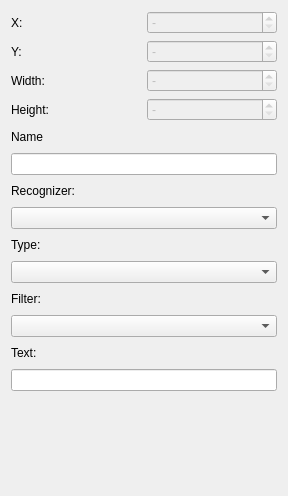
<ui version="4.0" >
 <class>Form</class>
 <widget class="QWidget" name="Form" >
  <property name="geometry" >
   <rect>
    <x>0</x>
    <y>0</y>
    <width>288</width>
    <height>496</height>
   </rect>
  </property>
  <property name="windowTitle" >
   <string>Form</string>
  </property>
  <layout class="QVBoxLayout" name="verticalLayout" >
   <item>
    <layout class="QGridLayout" >
     <item row="0" column="0" >
      <widget class="QLabel" name="label" >
       <property name="text" >
        <string>X:</string>
       </property>
      </widget>
     </item>
     <item row="0" column="1" >
      <widget class="QDoubleSpinBox" name="uiX" >
       <property name="enabled" >
        <bool>false</bool>
       </property>
       <property name="specialValueText" >
        <string>-</string>
       </property>
       <property name="minimum" >
        <double>-1.000000000000000</double>
       </property>
       <property name="maximum" >
        <double>9999.000000000000000</double>
       </property>
       <property name="value" >
        <double>-1.000000000000000</double>
       </property>
      </widget>
     </item>
     <item row="1" column="0" >
      <widget class="QLabel" name="label_2" >
       <property name="text" >
        <string>Y:</string>
       </property>
      </widget>
     </item>
     <item row="1" column="1" >
      <widget class="QDoubleSpinBox" name="uiY" >
       <property name="enabled" >
        <bool>false</bool>
       </property>
       <property name="specialValueText" >
        <string>-</string>
       </property>
       <property name="minimum" >
        <double>-1.000000000000000</double>
       </property>
       <property name="maximum" >
        <double>99999.000000000000000</double>
       </property>
       <property name="value" >
        <double>-1.000000000000000</double>
       </property>
      </widget>
     </item>
     <item row="2" column="0" >
      <widget class="QLabel" name="label_3" >
       <property name="text" >
        <string>Width:</string>
       </property>
      </widget>
     </item>
     <item row="2" column="1" >
      <widget class="QDoubleSpinBox" name="uiWidth" >
       <property name="enabled" >
        <bool>false</bool>
       </property>
       <property name="specialValueText" >
        <string>-</string>
       </property>
       <property name="minimum" >
        <double>-1.000000000000000</double>
       </property>
       <property name="maximum" >
        <double>99999.000000000000000</double>
       </property>
       <property name="value" >
        <double>-1.000000000000000</double>
       </property>
      </widget>
     </item>
     <item row="3" column="0" >
      <widget class="QLabel" name="label_4" >
       <property name="text" >
        <string>Height:</string>
       </property>
      </widget>
     </item>
     <item row="3" column="1" >
      <widget class="QDoubleSpinBox" name="uiHeight" >
       <property name="enabled" >
        <bool>false</bool>
       </property>
       <property name="specialValueText" >
        <string>-</string>
       </property>
       <property name="minimum" >
        <double>-1.000000000000000</double>
       </property>
       <property name="maximum" >
        <double>99999.000000000000000</double>
       </property>
       <property name="value" >
        <double>-1.000000000000000</double>
       </property>
      </widget>
     </item>
    </layout>
   </item>
   <item>
    <layout class="QVBoxLayout" >
     <item>
      <layout class="QHBoxLayout" >
       <item>
        <widget class="QLabel" name="label_7" >
         <property name="text" >
          <string>Name</string>
         </property>
        </widget>
       </item>
       <item>
        <spacer>
         <property name="orientation" >
          <enum>Qt::Horizontal</enum>
         </property>
         <property name="sizeHint" stdset="0" >
          <size>
           <width>40</width>
           <height>20</height>
          </size>
         </property>
        </spacer>
       </item>
      </layout>
     </item>
     <item>
      <widget class="QLineEdit" name="uiName" />
     </item>
    </layout>
   </item>
   <item>
    <layout class="QVBoxLayout" name="_2" >
     <item>
      <layout class="QHBoxLayout" name="_3" >
       <item>
        <widget class="QLabel" name="label_9" >
         <property name="text" >
          <string>Recognizer:</string>
         </property>
        </widget>
       </item>
       <item>
        <spacer>
         <property name="orientation" >
          <enum>Qt::Horizontal</enum>
         </property>
         <property name="sizeHint" stdset="0" >
          <size>
           <width>40</width>
           <height>20</height>
          </size>
         </property>
        </spacer>
       </item>
      </layout>
     </item>
     <item>
      <widget class="QComboBox" name="uiRecognizer" />
     </item>
    </layout>
   </item>
   <item>
    <layout class="QVBoxLayout" >
     <item>
      <layout class="QHBoxLayout" >
       <item>
        <widget class="QLabel" name="label_5" >
         <property name="text" >
          <string>Type:</string>
         </property>
        </widget>
       </item>
       <item>
        <spacer>
         <property name="orientation" >
          <enum>Qt::Horizontal</enum>
         </property>
         <property name="sizeHint" stdset="0" >
          <size>
           <width>40</width>
           <height>20</height>
          </size>
         </property>
        </spacer>
       </item>
      </layout>
     </item>
     <item>
      <widget class="QComboBox" name="uiType" />
     </item>
    </layout>
   </item>
   <item>
    <layout class="QVBoxLayout" >
     <item>
      <layout class="QHBoxLayout" >
       <item>
        <widget class="QLabel" name="label_6" >
         <property name="text" >
          <string>Filter:</string>
         </property>
        </widget>
       </item>
       <item>
        <spacer>
         <property name="orientation" >
          <enum>Qt::Horizontal</enum>
         </property>
         <property name="sizeHint" stdset="0" >
          <size>
           <width>40</width>
           <height>20</height>
          </size>
         </property>
        </spacer>
       </item>
      </layout>
     </item>
     <item>
      <widget class="QComboBox" name="uiFilter" />
     </item>
    </layout>
   </item>
   <item>
    <layout class="QVBoxLayout" >
     <item>
      <layout class="QHBoxLayout" >
       <item>
        <widget class="QLabel" name="label_8" >
         <property name="text" >
          <string>Text:</string>
         </property>
        </widget>
       </item>
       <item>
        <spacer>
         <property name="orientation" >
          <enum>Qt::Horizontal</enum>
         </property>
         <property name="sizeHint" stdset="0" >
          <size>
           <width>40</width>
           <height>20</height>
          </size>
         </property>
        </spacer>
       </item>
      </layout>
     </item>
     <item>
      <widget class="QLineEdit" name="uiText" />
     </item>
    </layout>
   </item>
   <item>
    <spacer>
     <property name="orientation" >
      <enum>Qt::Vertical</enum>
     </property>
     <property name="sizeHint" stdset="0" >
      <size>
       <width>20</width>
       <height>91</height>
      </size>
     </property>
    </spacer>
   </item>
  </layout>
  <zorder>layoutWidget</zorder>
  <zorder></zorder>
 </widget>
 <resources/>
 <connections/>
</ui>
